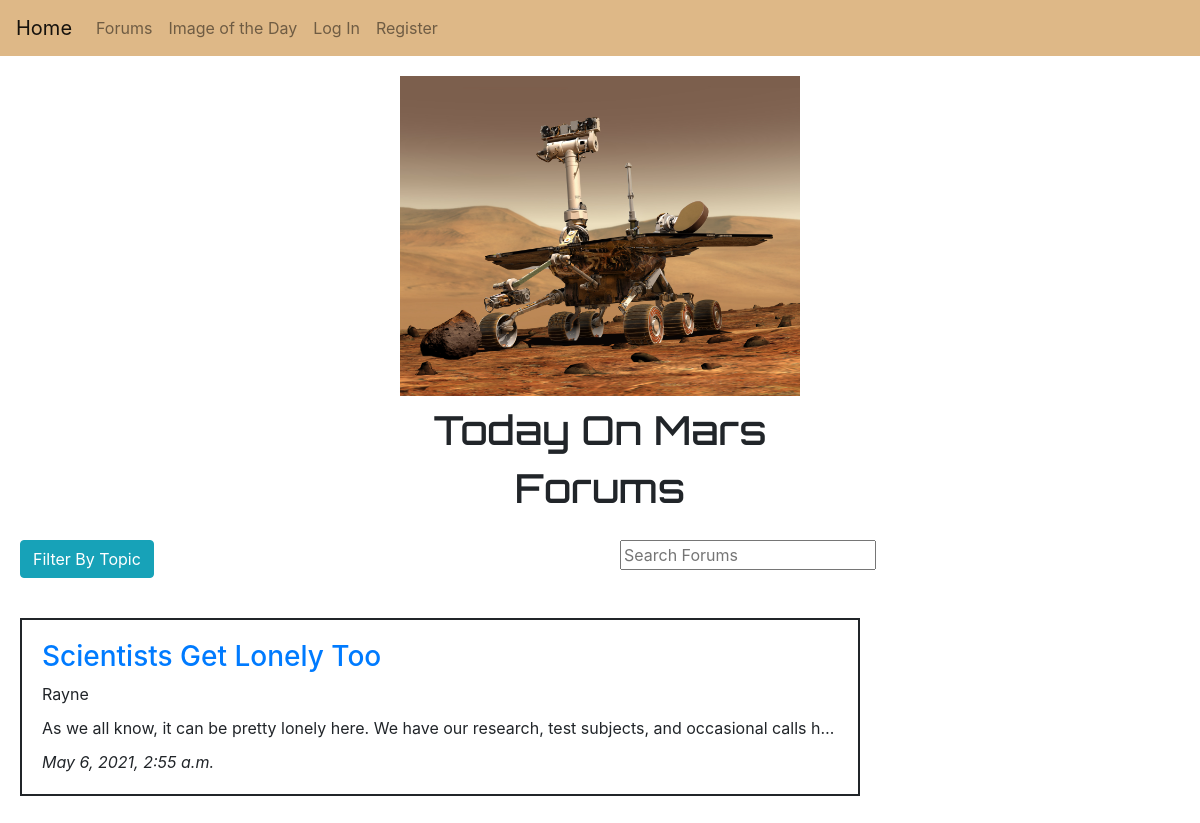
The page /Colonist Seeks Colonist/category on the database its author committed.
### Mars/models.py (models this page shows, shortened)
class Thread(models.Model):
    title = models.CharField(max_length=64, default=None)
    content = models.TextField(default=None)
    author = models.ForeignKey(User, on_delete=models.CASCADE)
    date = models.DateTimeField(auto_now_add=True)
    category = models.ManyToManyField(Category, related_name="categories", blank=True)

class User(AbstractUser):
    pass

### Mars/views.py (the view)
# urls.py: path("<str:category>/category", views.filter, name="filter"),
def filter(request, category):
    category = Category.objects.get(category=category)
    threads = Thread.objects.filter(category=category)
    threads = threads.order_by("-date").all()
    categories = Category.objects.all()
    return render(request, "mars/forums.html", {
        "threads": threads,
        "form": ThreadForm(),
        "categories": categories
    })

### Mars/views.py
class ThreadForm(forms.ModelForm):
    class Meta:
        model = Thread
        fields = ['title', 'content', 'category']
        widgets = {
            'title': forms.TextInput(attrs={'class': 'form-control'}),
            'content': forms.Textarea(attrs={'class': 'form-control'}),
            'category': forms.CheckboxSelectMultiple,
        }

### Mars/models.py (called while the page is built)
    def __str__(self):
        return f"{self.category}"

### Mars/templates/mars/forums.html (shortened to what this page needs)
{% extends "mars/layout.html" %}
{% load static %}
{% block body %}
  <h1 class="title">Forums</h1>
  <div class="flex-container">
    <div class="flex-item filter" id="filter">
      <div class="dropdown">
        <button id="dropbtn" class="btn btn-info">Filter By Topic</button>
      </div>
    </div>
    <div class="flex-item search" id="forum-search">
      <form action="{% url 'search' %}" method="post">
        <input class="search" type="text" name="q" placeholder="Search Forums">
      </form>
    </div>
  </div>
  <div class="flex-stack">
    <div class="flex-item" id="posts-view">
    {% for thread in threads %}
      <div class="forum-item" style="border: 2px;
      border-style: solid;">
        <div class="forum-title">
          <h3><a href="{% url 'thread' thread.id %}">{{ thread.title }}</a></h3>
        </div>
        <div class="forum-author">
          {{ thread.author }}
        </div>
        <div class="teaser">
          {{ thread.content }}
        </div>
        <div>
          <i>{{ thread.date }}</i>
        </div>
      </div>
    {% endfor %}
    </div>
  </div>
{% endblock %}

### Mars/static/mars/styles.css (style rules this page uses)
html { height: 100%; }
.flex-container { display: flex; align-items: flex-start; height: 100%; }
.flex-stack { display: flex; justify-content: space-evenly; flex-direction: column; align-items: flex-start; }
.flex-item { flex: 1; margin: 20px; width: 70%; }
.title, .heading { margin-top: 10px; text-align: center; font-family: 'Orbitron', sans-serif; }
.teaser { width: auto; height: auto; overflow: hidden; white-space: nowrap; text-overflow: ellipsis; padding-top: 10px; padding-bottom: 10px; }
.forum-item { margin-bottom: 20px; padding: 20px; }
.dropdown { position: relative; display: inline-block; }

### rows shown on the page
Thread: title "Scientists Get Lonely Too", author "Rayne", content "As we all know, it can be pretty lonely here. We have our research, test subjects, and occasional calls h…", date "May 6, 2021, 2:55 a.m."
